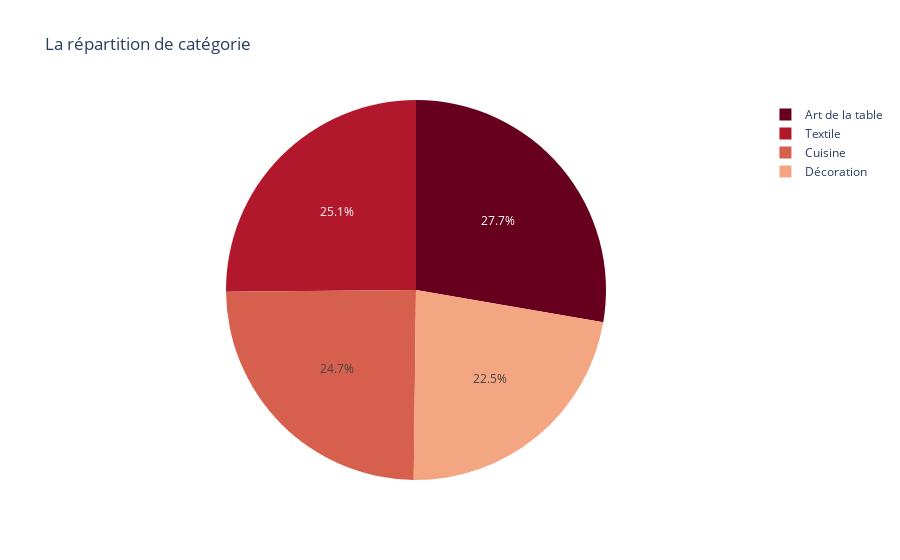
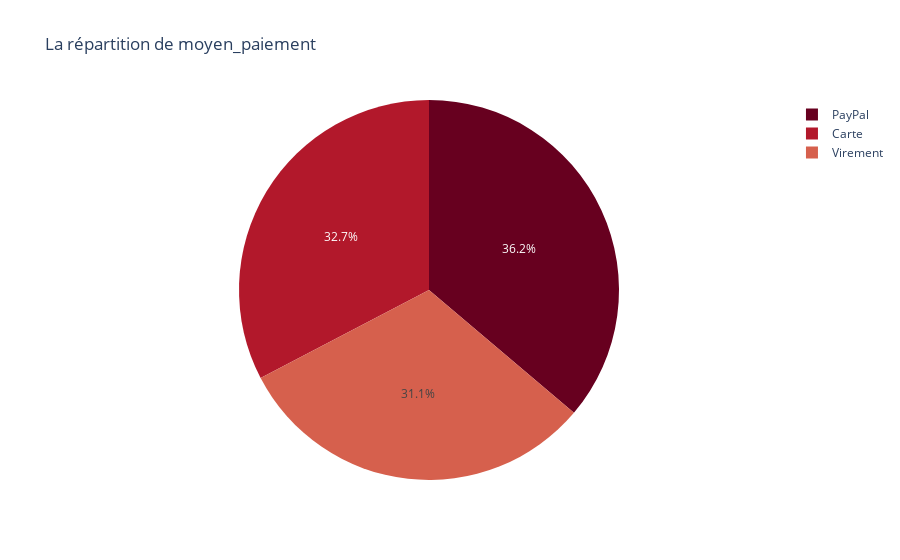
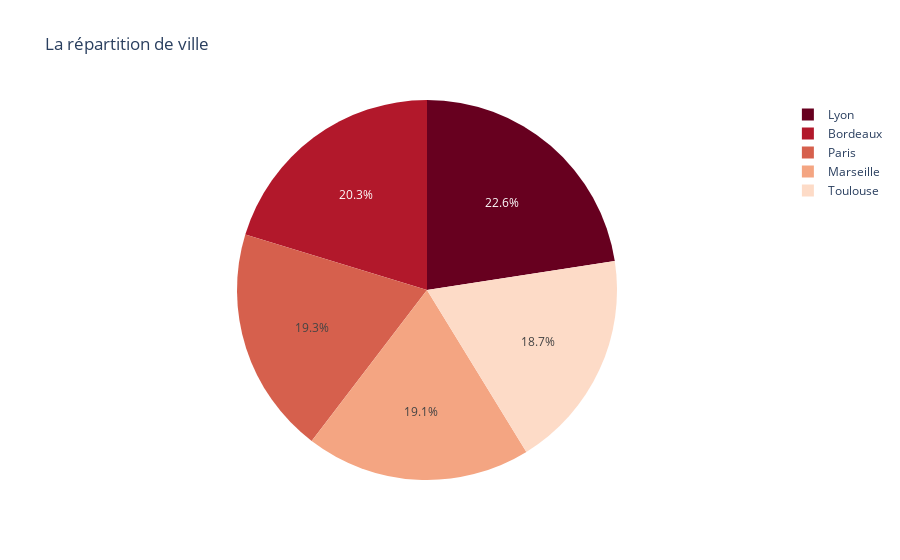

Notebook code cell kept with these figures, in order:
### Code cell
variables_cat = df.select_dtypes(include='object').drop(columns=['date_heure', 'client_id', 'produit_id'])

# Affichage des valeurs uniques et visualisation de la répartition en pourcentage
for col in variables_cat:
    valeur_uniques = df[col].value_counts()
    print(f"Les valeurs uniques de pour {valeur_uniques.index.to_list()}.")
    print("====================================================================================")
    fig = px.pie(values=valeur_uniques.values, names=valeur_uniques.index, title=f"La répartition de {col}", color_discrete_sequence=px.colors.sequential.RdBu)
    fig.show()

### Figure 1 — Plotly figure (JSON) as saved in the notebook; plotly's stock layout.template omitted (floating-point values rounded to 4 significant figures)
{"data": [{"domain": {"x": [0, 1], "y": [0, 1]}, "hovertemplate": "label=%{label}<br>value=%{value}<extra></extra>", "labels": ["Art de la table", "Textile", "Cuisine", "Décoration"], "legendgroup": "", "name": "", "showlegend": true, "type": "pie", "values": [291, 264, 259, 236]}], "layout": {"legend": {"tracegroupgap": 0}, "piecolorway": ["rgb(103,0,31)", "rgb(178,24,43)", "rgb(214,96,77)", "rgb(244,165,130)", "rgb(253,219,199)", "rgb(247,247,247)", "rgb(209,229,240)", "rgb(146,197,222)", "rgb(67,147,195)", "rgb(33,102,172)", "rgb(5,48,97)"], "title": {"text": "La répartition de catégorie"}}}

### Figure 2 — Plotly figure (JSON) as saved in the notebook; plotly's stock layout.template omitted (floating-point values rounded to 4 significant figures)
{"data": [{"domain": {"x": [0, 1], "y": [0, 1]}, "hovertemplate": "label=%{label}<br>value=%{value}<extra></extra>", "labels": ["PayPal", "Carte", "Virement"], "legendgroup": "", "name": "", "showlegend": true, "type": "pie", "values": [380, 343, 327]}], "layout": {"legend": {"tracegroupgap": 0}, "piecolorway": ["rgb(103,0,31)", "rgb(178,24,43)", "rgb(214,96,77)", "rgb(244,165,130)", "rgb(253,219,199)", "rgb(247,247,247)", "rgb(209,229,240)", "rgb(146,197,222)", "rgb(67,147,195)", "rgb(33,102,172)", "rgb(5,48,97)"], "title": {"text": "La répartition de moyen_paiement"}}}

### Figure 3 — Plotly figure (JSON) as saved in the notebook; plotly's stock layout.template omitted (floating-point values rounded to 4 significant figures)
{"data": [{"domain": {"x": [0, 1], "y": [0, 1]}, "hovertemplate": "label=%{label}<br>value=%{value}<extra></extra>", "labels": ["Lyon", "Bordeaux", "Paris", "Marseille", "Toulouse"], "legendgroup": "", "name": "", "showlegend": true, "type": "pie", "values": [237, 213, 203, 201, 196]}], "layout": {"legend": {"tracegroupgap": 0}, "piecolorway": ["rgb(103,0,31)", "rgb(178,24,43)", "rgb(214,96,77)", "rgb(244,165,130)", "rgb(253,219,199)", "rgb(247,247,247)", "rgb(209,229,240)", "rgb(146,197,222)", "rgb(67,147,195)", "rgb(33,102,172)", "rgb(5,48,97)"], "title": {"text": "La répartition de ville"}}}
